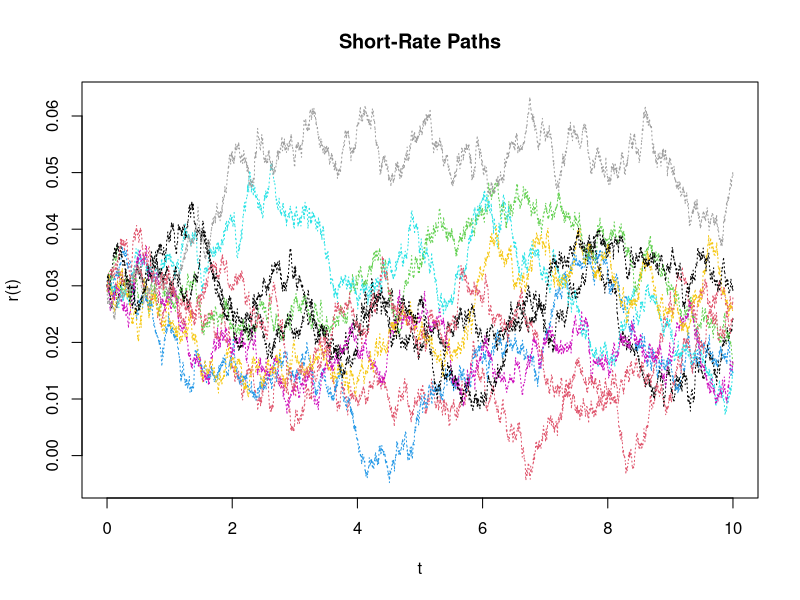
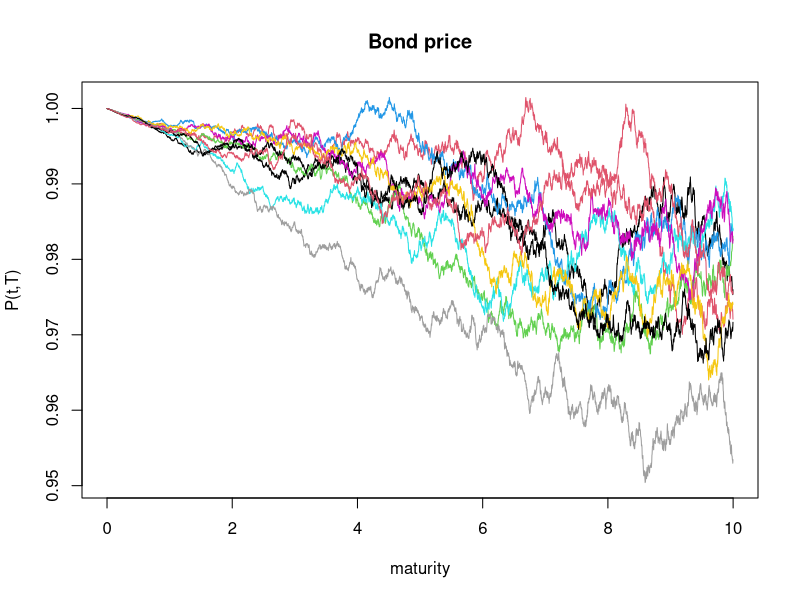

Generate these figures, in order, with R:
## ---- chunk 1
knitr::opts_chunk$set(echo = TRUE)

## ---- chunk 2
## Simulate Vasicek r(t)
set.seed(3)

# parameter 설정
r0 <- 0.03
a <- 0.2
b <- 0.03
sigma <- 0.01
n <- 10    # trials
T <- 10    # (10년만기 국고채)
h <- 3600    # subintervals
dt <- T/h   


# 시나리오 행렬 생성
v_m <- as.data.frame(matrix(data=0, ncol = 21, nrow = h+1)) 
v_m[1,1:10] <- r0
colnames(v_m)=c("scenario1","scenario2","scenario3","scenario4","scenario5",
                "scenario6","scenario7","scenario8","scenario9","scenario10", 
                "price1", "price2", "price3", "price4", "price5",
                "price6", "price7", "price8", "price9", "price10","t")

for(j in 1:n){
  for(i in 2:(h+1)){
    dr <- a*(b-v_m[i-1,j])*dt + sigma*sqrt(dt)*rnorm(1,0,1)   # dr = a(b-r)dt + sigma*dz, where dz~N(0,dt) > using normal approximation
    v_m[i,j] <- v_m[i-1,j] + dr   # r(t)
  }
} 

v_m[,21] <- seq(0, 3600)
v_m[,21] <- v_m[,21]/3600


# plot r(t)
t <- seq(0, T, dt)
matplot(t, v_m[,1:10], type="l", lty=3, col = 1:10, main="Short-Rate Paths", ylab="r(t)") 



# pricing bond
Bondprice <- function(rt, a, b, sigma, k){
    rbar <- b-(0.5*sigma^2/a^2)  # k= T-t
    b.t <- (1/a)*(1-exp(-k*a))   # B(t,T) 
    a.t <- exp(rbar*(b.t-k)-(b.t^2*sigma^2/(4*a)))   # A(t,T)
    return(a.t*exp(-b.t*rt))
  }

for (i in 1:h+1){
  for (j in 1:n){
    v_m[i,j+10] <- Bondprice(v_m[i,j], a, b, sigma, v_m[i,21])  
  }
  
}

v_mp <- v_m[-1,]

matplot(seq(1/3600,T,dt), v_mp[,11:20], type="l", lty=1, col = 1:10, main="Bond price", ylab="P(t,T)", xlab = "maturity")
